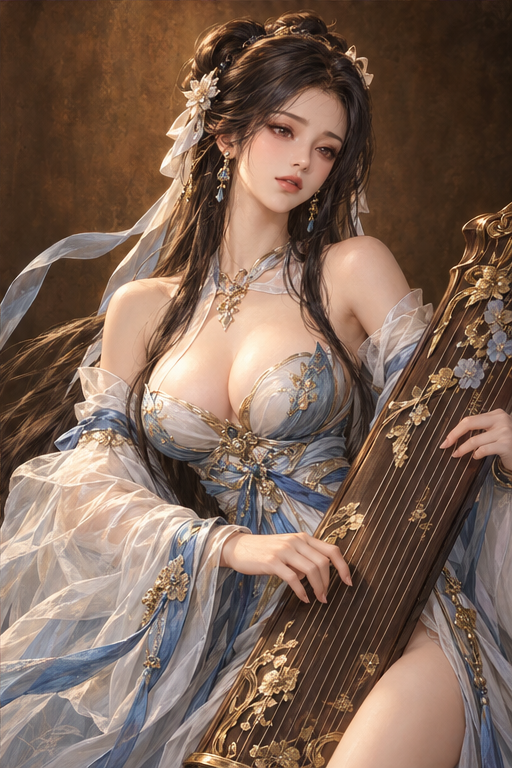
#> input picture src/pool_src/cai_wenji.png, 512 x 768 px
$ python addclip.py ../pool_src/cai_wenji.png ../pool_src/da_qiao.png
#> lines starting #> are read from the running program, lines starting #| are printed output that depends on the picture; after the words box and inside, x2 and y2 are one past the last pixel; in counts of white or black regions, pixels touching at a corner belong together
# usage: addclip.py <sheet.png> <portrait_name>  -> portraits/clip_<name>.webp (4x4 frames of 256x384, transparent bg)
import sys,numpy as np
from PIL import Image
from scipy import ndimage
src,name=sys.argv[1],sys.argv[2]
im=Image.open(src).convert('RGB');W,H=im.size;out=Image.new('RGBA',(1024,1536),(0,0,0,0))
#> further down, im is the input picture: PIL image 512x768 RGB; mean R, G, B 124.8, 100.5, 86.2
#> after `W, H = im.size`: W = 512; H = 768
#> after `out = Image.new('RGBA', (1024, 1536), (0, 0, 0, 0))`: out: PIL image 1024x1536 RGBA; every value is 0
for r in range(4):
  for c in range(4):
    f=im.crop((round(c*W/4)+2,round(r*H/4)+2,round((c+1)*W/4)-2,round((r+1)*H/4)-2)).resize((256,384),Image.LANCZOS)
    a=np.asarray(f).astype(int);mx,mn=a.max(2),a.min(2);neu=(mx-mn<14)&(mn>=244)
    lab,n=ndimage.label(neu);b=set(np.unique(np.concatenate([lab[0],lab[:,0],lab[:,-1]])))-{0};bg=np.isin(lab,list(b))
    n2=(mx-mn<10)&(mn>=250);l2,k2=ndimage.label(n2);sz=ndimage.sum(np.ones_like(l2),l2,index=np.arange(k2+1));bg|=np.isin(l2,[i for i in range(1,k2+1) if sz[i]>120])
    al=ndimage.gaussian_filter(np.where(bg,0,255).astype(float),.7).clip(0,255).astype(np.uint8)
    out.paste(Image.fromarray(np.dstack([a.astype(np.uint8),al]),'RGBA'),(c*256,r*384))
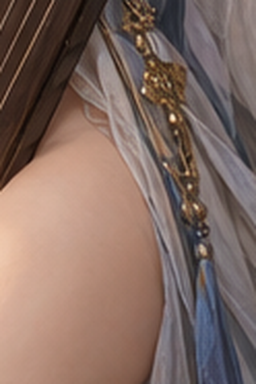
#> a: shape (384, 256, 3) int64; mean R, G, B 129.4, 106.7, 98
#> bg: shape (384, 256) bool; every value is 0
#> l2: shape (384, 256) int32; every value is 0
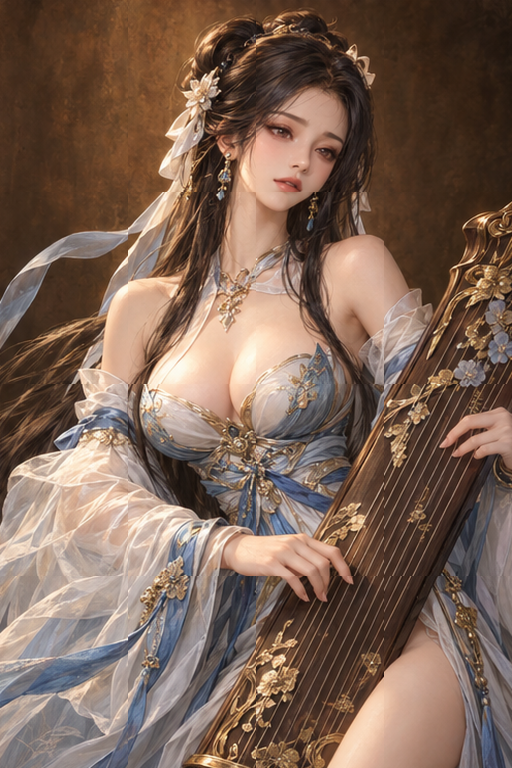
#> out: PIL image 1024x1536 RGBA (shown at 1/2 size); mean R, G, B, A 124.6, 100.3, 86, 255; transparent parts drawn white
out.save(f'portraits/clip_{name}.webp','WEBP',quality=50,method=6,alpha_quality=55)
import os;print('clip',name,os.path.getsize(f'portraits/clip_{name}.webp')//1024,'KB')
g=Image.new('RGBA',out.size,(40,90,40,255));g.alpha_composite(out);g.resize((512,768)).save('clip_chk.png')
#> after `g = Image.new('RGBA', out.size, (40, 90, 40, 255))`:
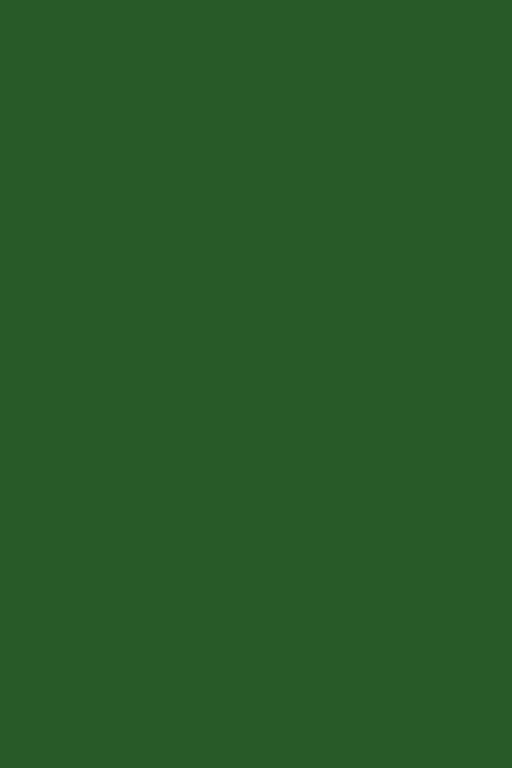
#> g: PIL image 1024x1536 RGBA (shown at 1/2 size); mean R, G, B, A 40, 90, 40, 255
#> after `g = Image.new('RGBA', out.size, (40, 90, 40, 255))`:
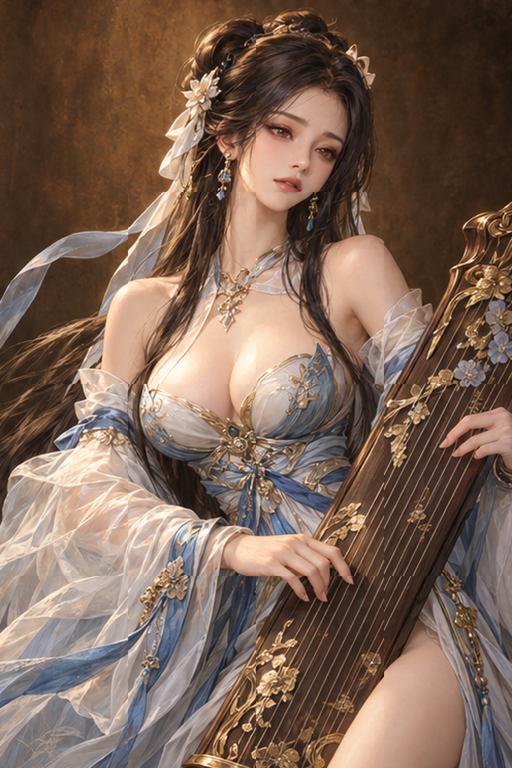
#> saved as clip_chk.png: PIL image 512x768 RGBA; mean R, G, B, A 124.6, 100.3, 86.1, 255

$ run again, on src/pool_src/fentian.png
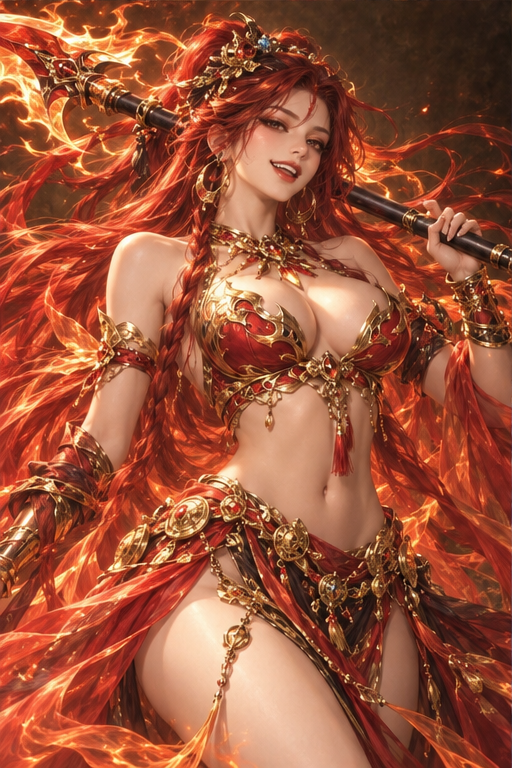
#> input picture src/pool_src/fentian.png, 512 x 768 px
#> im is the input picture: PIL image 512x768 RGB; mean R, G, B 154.5, 83, 57.7
#> after the loop `for r in range(4):`:
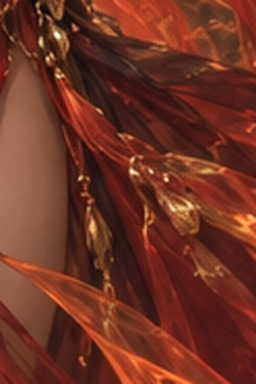
#> a: shape (384, 256, 3) int64; mean R, G, B 111.1, 50.7, 35.3
#> `g = Image.new('RGBA', out.size, (40, 90, 40, 255))`:
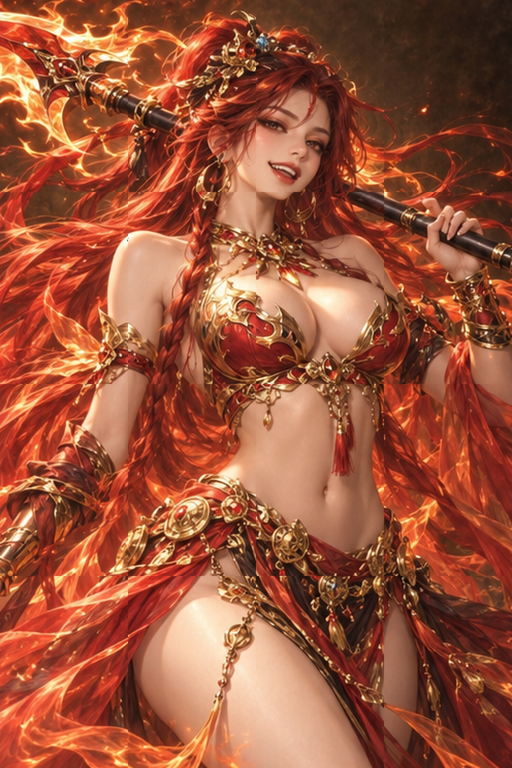
#> saved as clip_chk.png: PIL image 512x768 RGBA; mean R, G, B, A 154.7, 83.2, 57.8, 255
